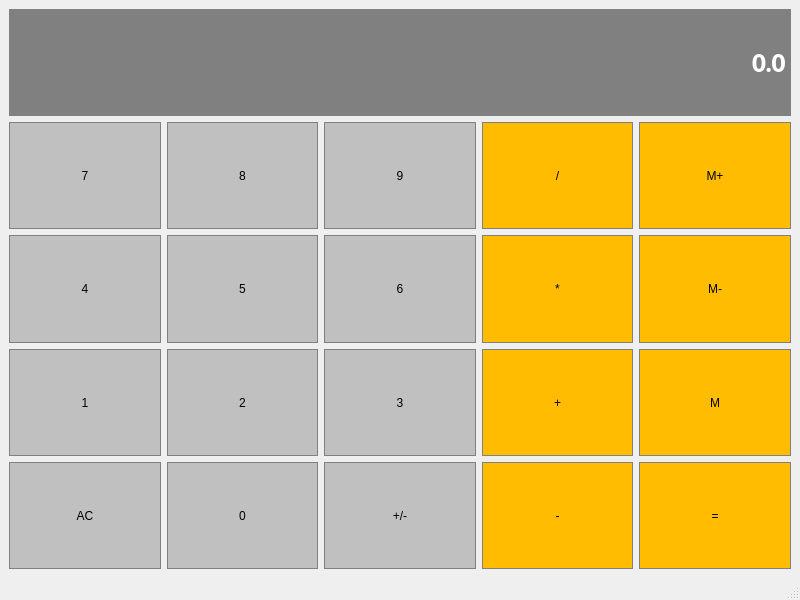
<?xml version="1.0" encoding="UTF-8"?>
<ui version="4.0">
 <class>Calculator</class>
 <widget class="QMainWindow" name="Calculator">
  <property name="geometry">
   <rect>
    <x>0</x>
    <y>0</y>
    <width>800</width>
    <height>600</height>
   </rect>
  </property>
  <property name="windowTitle">
   <string>Calculator</string>
  </property>
  <widget class="QWidget" name="centralwidget">
   <layout class="QGridLayout" name="gridLayout">
    <item row="3" column="1">
     <widget class="QPushButton" name="Button5">
      <property name="sizePolicy">
       <sizepolicy hsizetype="Preferred" vsizetype="Preferred">
        <horstretch>0</horstretch>
        <verstretch>0</verstretch>
       </sizepolicy>
      </property>
      <property name="styleSheet">
       <string notr="true">QPushButton {
        background-color: #C0C0C0;
        border: 1px solid gray;
        padding: 5px;
}
QPushButton:pressed {
        background-color: #A9A9A9;
        border: 1px solid gray;
        padding: 5px;
}
</string>
      </property>
      <property name="text">
       <string>5</string>
      </property>
     </widget>
    </item>
    <item row="2" column="2">
     <widget class="QPushButton" name="Button9">
      <property name="sizePolicy">
       <sizepolicy hsizetype="Preferred" vsizetype="Preferred">
        <horstretch>0</horstretch>
        <verstretch>0</verstretch>
       </sizepolicy>
      </property>
      <property name="styleSheet">
       <string notr="true">QPushButton {
        background-color: #C0C0C0;
        border: 1px solid gray;
        padding: 5px;
}
QPushButton:pressed {
        background-color: #A9A9A9;
        border: 1px solid gray;
        padding: 5px;
}
</string>
      </property>
      <property name="text">
       <string>9</string>
      </property>
     </widget>
    </item>
    <item row="6" column="4">
     <widget class="QPushButton" name="Equals">
      <property name="sizePolicy">
       <sizepolicy hsizetype="Preferred" vsizetype="Preferred">
        <horstretch>0</horstretch>
        <verstretch>0</verstretch>
       </sizepolicy>
      </property>
      <property name="styleSheet">
       <string notr="true">QPushButton {
        background-color: #FFBC00;
        border: 1px solid gray;
        padding: 5px;
}
QPushButton:pressed {
        background-color: #A9A9A9;
        border: 1px solid gray;
        padding: 5px;
}
</string>
      </property>
      <property name="text">
       <string>=</string>
      </property>
     </widget>
    </item>
    <item row="3" column="0">
     <widget class="QPushButton" name="Button4">
      <property name="sizePolicy">
       <sizepolicy hsizetype="Preferred" vsizetype="Preferred">
        <horstretch>0</horstretch>
        <verstretch>0</verstretch>
       </sizepolicy>
      </property>
      <property name="styleSheet">
       <string notr="true">QPushButton {
        background-color: #C0C0C0;
        border: 1px solid gray;
        padding: 5px;
}
QPushButton:pressed {
        background-color: #A9A9A9;
        border: 1px solid gray;
        padding: 5px;
}
</string>
      </property>
      <property name="text">
       <string>4</string>
      </property>
     </widget>
    </item>
    <item row="6" column="0">
     <widget class="QPushButton" name="Clear">
      <property name="sizePolicy">
       <sizepolicy hsizetype="Preferred" vsizetype="Preferred">
        <horstretch>0</horstretch>
        <verstretch>0</verstretch>
       </sizepolicy>
      </property>
      <property name="styleSheet">
       <string notr="true">QPushButton {
        background-color: #C0C0C0;
        border: 1px solid gray;
        padding: 5px;
}
QPushButton:pressed {
        background-color: #A9A9A9;
        border: 1px solid gray;
        padding: 5px;
}
</string>
      </property>
      <property name="text">
       <string>AC</string>
      </property>
     </widget>
    </item>
    <item row="3" column="2">
     <widget class="QPushButton" name="Button6">
      <property name="sizePolicy">
       <sizepolicy hsizetype="Preferred" vsizetype="Preferred">
        <horstretch>0</horstretch>
        <verstretch>0</verstretch>
       </sizepolicy>
      </property>
      <property name="styleSheet">
       <string notr="true">QPushButton {
        background-color: #C0C0C0;
        border: 1px solid gray;
        padding: 5px;
}
QPushButton:pressed {
        background-color: #A9A9A9;
        border: 1px solid gray;
        padding: 5px;
}
</string>
      </property>
      <property name="text">
       <string>6</string>
      </property>
     </widget>
    </item>
    <item row="0" column="0" colspan="5">
     <widget class="QLineEdit" name="Display">
      <property name="sizePolicy">
       <sizepolicy hsizetype="Expanding" vsizetype="Preferred">
        <horstretch>0</horstretch>
        <verstretch>0</verstretch>
       </sizepolicy>
      </property>
      <property name="font">
       <font>
        <family>Lato Black</family>
        <pointsize>18</pointsize>
        <weight>75</weight>
        <bold>true</bold>
       </font>
      </property>
      <property name="styleSheet">
       <string notr="true">QLineEdit {
        background-color: gray;
        border: 1px solid gray;
        color: #ffffff;
}</string>
      </property>
      <property name="text">
       <string>0.0</string>
      </property>
      <property name="alignment">
       <set>Qt::AlignRight|Qt::AlignTrailing|Qt::AlignVCenter</set>
      </property>
     </widget>
    </item>
    <item row="3" column="3">
     <widget class="QPushButton" name="Multiply">
      <property name="sizePolicy">
       <sizepolicy hsizetype="Preferred" vsizetype="Preferred">
        <horstretch>0</horstretch>
        <verstretch>0</verstretch>
       </sizepolicy>
      </property>
      <property name="styleSheet">
       <string notr="true">QPushButton {
        background-color: #FFBC00;
        border: 1px solid gray;
        padding: 5px;
}
QPushButton:pressed {
        background-color: #A9A9A9;
        border: 1px solid gray;
        padding: 5px;
}
</string>
      </property>
      <property name="text">
       <string>*</string>
      </property>
     </widget>
    </item>
    <item row="5" column="1">
     <widget class="QPushButton" name="Button2">
      <property name="sizePolicy">
       <sizepolicy hsizetype="Preferred" vsizetype="Preferred">
        <horstretch>0</horstretch>
        <verstretch>0</verstretch>
       </sizepolicy>
      </property>
      <property name="styleSheet">
       <string notr="true">QPushButton {
        background-color: #C0C0C0;
        border: 1px solid gray;
        padding: 5px;
}
QPushButton:pressed {
        background-color: #A9A9A9;
        border: 1px solid gray;
        padding: 5px;
}
</string>
      </property>
      <property name="text">
       <string>2</string>
      </property>
     </widget>
    </item>
    <item row="2" column="0">
     <widget class="QPushButton" name="Button7">
      <property name="sizePolicy">
       <sizepolicy hsizetype="Preferred" vsizetype="Preferred">
        <horstretch>0</horstretch>
        <verstretch>0</verstretch>
       </sizepolicy>
      </property>
      <property name="styleSheet">
       <string notr="true">QPushButton {
        background-color: #C0C0C0;
        border: 1px solid gray;
        padding: 5px;
}
QPushButton:pressed {
        background-color: #A9A9A9;
        border: 1px solid gray;
        padding: 5px;
}
</string>
      </property>
      <property name="text">
       <string>7</string>
      </property>
     </widget>
    </item>
    <item row="6" column="1">
     <widget class="QPushButton" name="Button0">
      <property name="sizePolicy">
       <sizepolicy hsizetype="Preferred" vsizetype="Preferred">
        <horstretch>0</horstretch>
        <verstretch>0</verstretch>
       </sizepolicy>
      </property>
      <property name="styleSheet">
       <string notr="true">QPushButton {
        background-color: #C0C0C0;
        border: 1px solid gray;
        padding: 5px;
}
QPushButton:pressed {
        background-color: #A9A9A9;
        border: 1px solid gray;
        padding: 5px;
}
</string>
      </property>
      <property name="text">
       <string>0</string>
      </property>
     </widget>
    </item>
    <item row="6" column="2">
     <widget class="QPushButton" name="ChangeSign">
      <property name="sizePolicy">
       <sizepolicy hsizetype="Preferred" vsizetype="Preferred">
        <horstretch>0</horstretch>
        <verstretch>0</verstretch>
       </sizepolicy>
      </property>
      <property name="styleSheet">
       <string notr="true">QPushButton {
        background-color: #C0C0C0;
        border: 1px solid gray;
        padding: 5px;
}
QPushButton:pressed {
        background-color: #A9A9A9;
        border: 1px solid gray;
        padding: 5px;
}
</string>
      </property>
      <property name="text">
       <string>+/-</string>
      </property>
     </widget>
    </item>
    <item row="2" column="1">
     <widget class="QPushButton" name="Button8">
      <property name="sizePolicy">
       <sizepolicy hsizetype="Preferred" vsizetype="Preferred">
        <horstretch>0</horstretch>
        <verstretch>0</verstretch>
       </sizepolicy>
      </property>
      <property name="styleSheet">
       <string notr="true">QPushButton {
        background-color: #C0C0C0;
        border: 1px solid gray;
        padding: 5px;
}
QPushButton:pressed {
        background-color: #A9A9A9;
        border: 1px solid gray;
        padding: 5px;
}
</string>
      </property>
      <property name="text">
       <string>8</string>
      </property>
     </widget>
    </item>
    <item row="2" column="3">
     <widget class="QPushButton" name="Divide">
      <property name="sizePolicy">
       <sizepolicy hsizetype="Preferred" vsizetype="Preferred">
        <horstretch>0</horstretch>
        <verstretch>0</verstretch>
       </sizepolicy>
      </property>
      <property name="styleSheet">
       <string notr="true">QPushButton {
        background-color: #FFBC00;
        border: 1px solid gray;
        padding: 5px;
}
QPushButton:pressed {
        background-color: #A9A9A9;
        border: 1px solid gray;
        padding: 5px;
}
</string>
      </property>
      <property name="text">
       <string>/</string>
      </property>
     </widget>
    </item>
    <item row="5" column="0">
     <widget class="QPushButton" name="Button1">
      <property name="sizePolicy">
       <sizepolicy hsizetype="Preferred" vsizetype="Preferred">
        <horstretch>0</horstretch>
        <verstretch>0</verstretch>
       </sizepolicy>
      </property>
      <property name="styleSheet">
       <string notr="true">QPushButton {
        background-color: #C0C0C0;
        border: 1px solid gray;
        padding: 5px;
}
QPushButton:pressed {
        background-color: #A9A9A9;
        border: 1px solid gray;
        padding: 5px;
}
</string>
      </property>
      <property name="text">
       <string>1</string>
      </property>
     </widget>
    </item>
    <item row="2" column="4">
     <widget class="QPushButton" name="MemAdd">
      <property name="sizePolicy">
       <sizepolicy hsizetype="Preferred" vsizetype="Preferred">
        <horstretch>0</horstretch>
        <verstretch>0</verstretch>
       </sizepolicy>
      </property>
      <property name="styleSheet">
       <string notr="true">QPushButton {
        background-color: #FFBC00;
        border: 1px solid gray;
        padding: 5px;
}
QPushButton:pressed {
        background-color: #A9A9A9;
        border: 1px solid gray;
        padding: 5px;
}
</string>
      </property>
      <property name="text">
       <string>M+</string>
      </property>
     </widget>
    </item>
    <item row="3" column="4">
     <widget class="QPushButton" name="MemClear">
      <property name="sizePolicy">
       <sizepolicy hsizetype="Preferred" vsizetype="Preferred">
        <horstretch>0</horstretch>
        <verstretch>0</verstretch>
       </sizepolicy>
      </property>
      <property name="styleSheet">
       <string notr="true">QPushButton {
        background-color: #FFBC00;
        border: 1px solid gray;
        padding: 5px;
}
QPushButton:pressed {
        background-color: #A9A9A9;
        border: 1px solid gray;
        padding: 5px;
}
</string>
      </property>
      <property name="text">
       <string>M-</string>
      </property>
     </widget>
    </item>
    <item row="6" column="3">
     <widget class="QPushButton" name="Subtract">
      <property name="sizePolicy">
       <sizepolicy hsizetype="Preferred" vsizetype="Preferred">
        <horstretch>0</horstretch>
        <verstretch>0</verstretch>
       </sizepolicy>
      </property>
      <property name="styleSheet">
       <string notr="true">QPushButton {
        background-color: #FFBC00;
        border: 1px solid gray;
        padding: 5px;
}
QPushButton:pressed {
        background-color: #A9A9A9;
        border: 1px solid gray;
        padding: 5px;
}
</string>
      </property>
      <property name="text">
       <string>-</string>
      </property>
     </widget>
    </item>
    <item row="5" column="2">
     <widget class="QPushButton" name="Button3">
      <property name="sizePolicy">
       <sizepolicy hsizetype="Preferred" vsizetype="Preferred">
        <horstretch>0</horstretch>
        <verstretch>0</verstretch>
       </sizepolicy>
      </property>
      <property name="styleSheet">
       <string notr="true">QPushButton {
        background-color: #C0C0C0;
        border: 1px solid gray;
        padding: 5px;
}
QPushButton:pressed {
        background-color: #A9A9A9;
        border: 1px solid gray;
        padding: 5px;
}
</string>
      </property>
      <property name="text">
       <string>3</string>
      </property>
     </widget>
    </item>
    <item row="5" column="4">
     <widget class="QPushButton" name="MemGet">
      <property name="sizePolicy">
       <sizepolicy hsizetype="Preferred" vsizetype="Preferred">
        <horstretch>0</horstretch>
        <verstretch>0</verstretch>
       </sizepolicy>
      </property>
      <property name="styleSheet">
       <string notr="true">QPushButton {
        background-color: #FFBC00;
        border: 1px solid gray;
        padding: 5px;
}
QPushButton:pressed {
        background-color: #A9A9A9;
        border: 1px solid gray;
        padding: 5px;
}
</string>
      </property>
      <property name="text">
       <string>M</string>
      </property>
     </widget>
    </item>
    <item row="5" column="3">
     <widget class="QPushButton" name="Add">
      <property name="sizePolicy">
       <sizepolicy hsizetype="Preferred" vsizetype="Preferred">
        <horstretch>0</horstretch>
        <verstretch>0</verstretch>
       </sizepolicy>
      </property>
      <property name="styleSheet">
       <string notr="true">QPushButton {
        background-color: #FFBC00;
        border: 1px solid gray;
        padding: 5px;
}
QPushButton:pressed {
        background-color: #A9A9A9;
        border: 1px solid gray;
        padding: 5px;
}
</string>
      </property>
      <property name="text">
       <string>+</string>
      </property>
     </widget>
    </item>
   </layout>
  </widget>
  <widget class="QMenuBar" name="menubar">
   <property name="geometry">
    <rect>
     <x>0</x>
     <y>0</y>
     <width>800</width>
     <height>24</height>
    </rect>
   </property>
  </widget>
  <widget class="QStatusBar" name="statusbar"/>
 </widget>
 <resources/>
 <connections/>
</ui>
